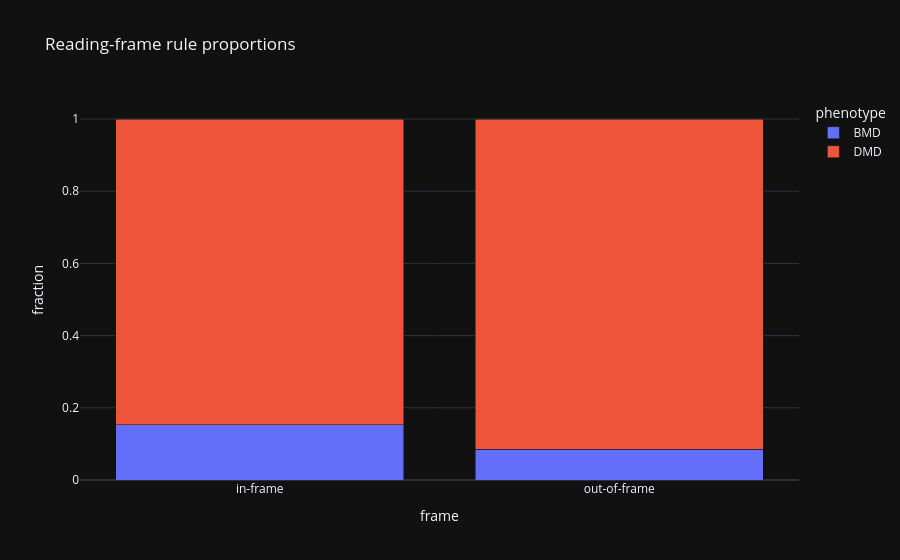

Notebook source saved alongside this figure:
### Markdown cell above
## 3. 📊 proportion plot 🛡

### Code cell
tab = pd.crosstab(d['frame'], d['phenotype'], normalize='index')
fig = px.bar(tab.reset_index().melt(id_vars='frame', var_name='phenotype', value_name='fraction'), x='frame', y='fraction', color='phenotype', barmode='stack', title='Reading-frame rule proportions')
fig.show()

### Figure 1 — Plotly figure (JSON) as saved in the notebook; plotly's stock layout.template omitted (floating-point values rounded to 4 significant figures)
{"data": [{"hovertemplate": "phenotype=BMD<br>frame=%{x}<br>fraction=%{y}<extra></extra>", "legendgroup": "BMD", "marker": {"color": "#636efa", "pattern": {"shape": ""}}, "name": "BMD", "orientation": "v", "showlegend": true, "textposition": "auto", "x": ["in-frame", "out-of-frame"], "xaxis": "x", "y": [0.1529, 0.08495], "yaxis": "y", "type": "bar"}, {"hovertemplate": "phenotype=DMD<br>frame=%{x}<br>fraction=%{y}<extra></extra>", "legendgroup": "DMD", "marker": {"color": "#EF553B", "pattern": {"shape": ""}}, "name": "DMD", "orientation": "v", "showlegend": true, "textposition": "auto", "x": ["in-frame", "out-of-frame"], "xaxis": "x", "y": [0.8471, 0.9151], "yaxis": "y", "type": "bar"}], "layout": {"xaxis": {"anchor": "y", "domain": [0.0, 1.0], "title": {"text": "frame"}}, "yaxis": {"anchor": "x", "domain": [0.0, 1.0], "title": {"text": "fraction"}}, "legend": {"title": {"text": "phenotype"}, "tracegroupgap": 0}, "title": {"text": "Reading-frame rule proportions"}, "barmode": "stack"}}
